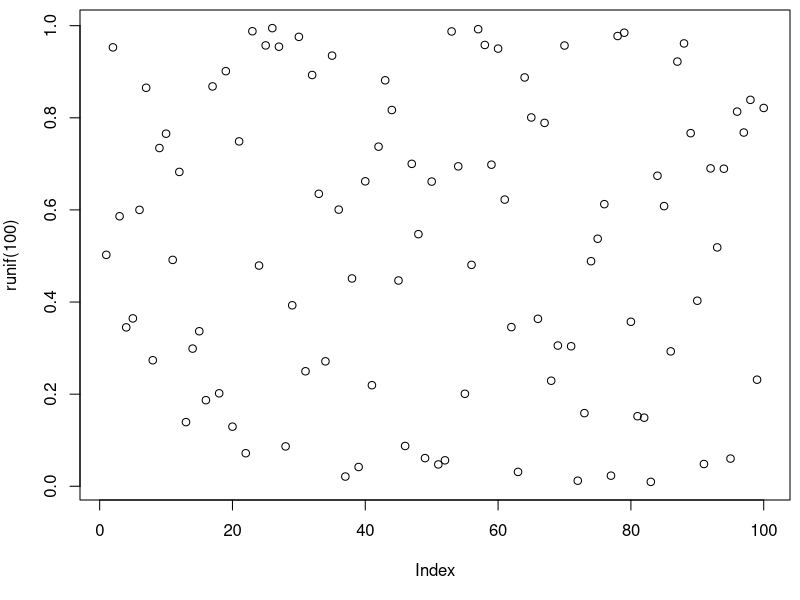

Recreate this plot in R.
## ---- chunk 1
	par(mar=c(5,4,0.5,0.5))
	plot(runif(100))
